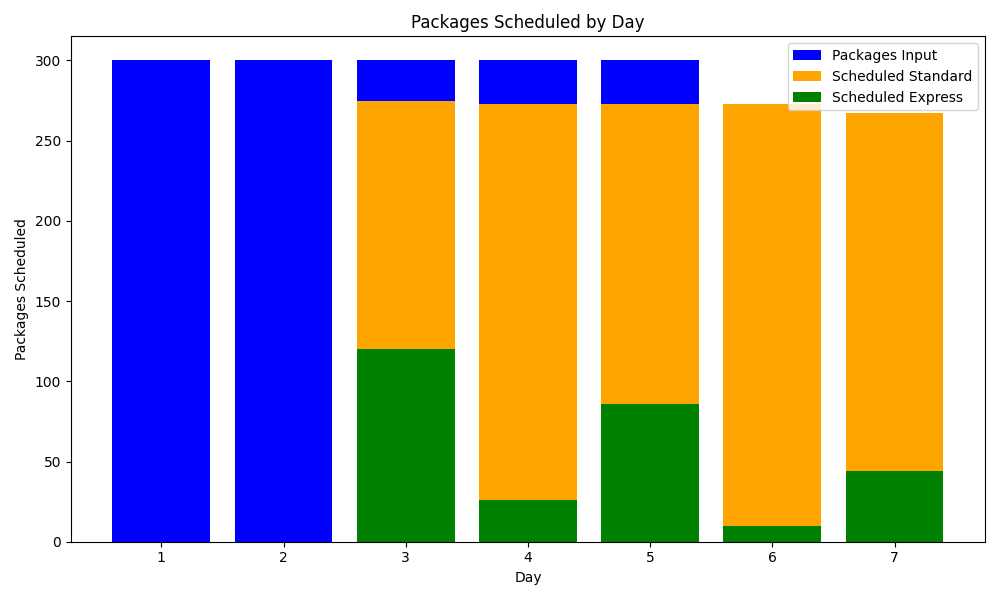

Here is the Python script that generated this plot:
import matplotlib.pyplot as plt

# Data
days = [1, 2, 3, 4, 5, 6, 7]
packages_input = [300, 300, 300, 300, 300, 0, 0]
scheduled_standard = [0, 0, 155, 247, 187, 263, 223]
scheduled_express = [0, 0, 120, 26, 86, 10, 44]

# Plot
plt.figure(figsize=(10, 6))
plt.bar(days, packages_input, label='Packages Input', color='blue')
plt.bar(days, scheduled_standard, label='Scheduled Standard', color='orange', bottom=scheduled_express)
plt.bar(days, scheduled_express, label='Scheduled Express', color='green')

# Labels and title
plt.xlabel('Day')
plt.ylabel('Packages Scheduled')
plt.title('Packages Scheduled by Day')
plt.legend()

# Show plot
plt.xticks(days)
plt.tight_layout()
plt.show()
